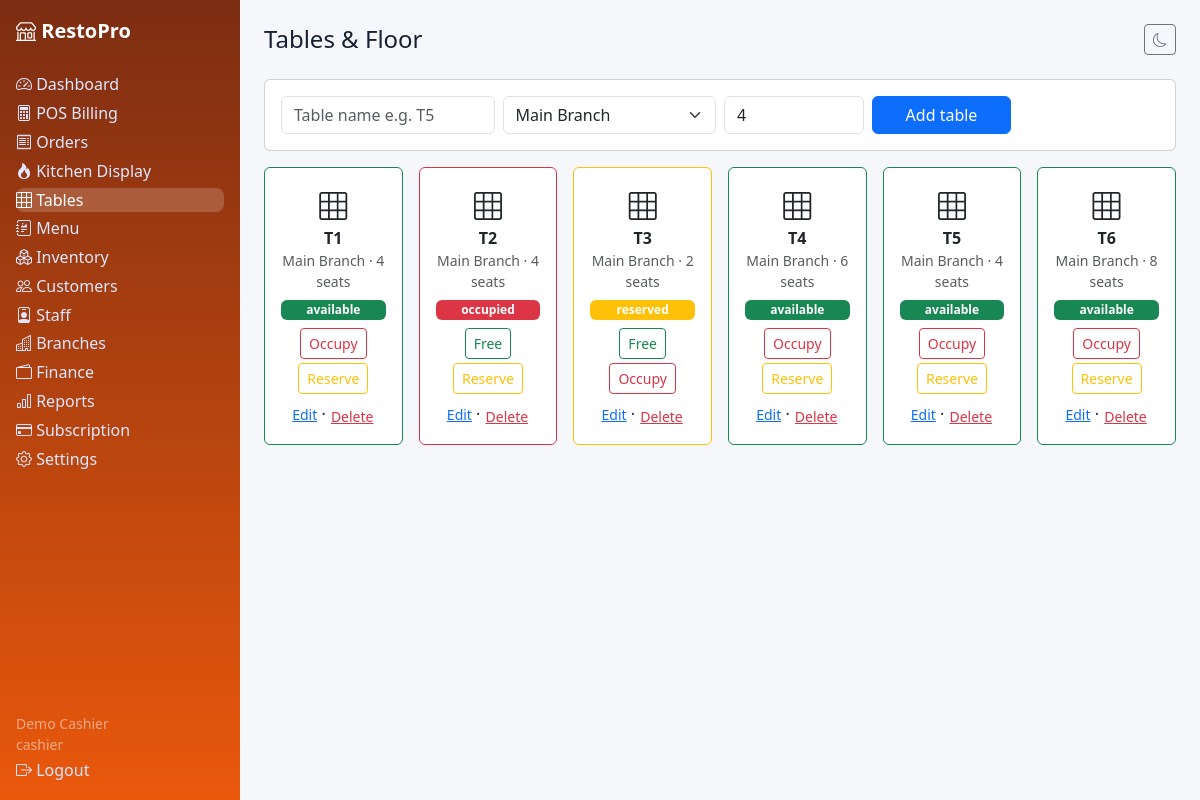
/tables.php (signed in), run on the app's committed database.
### tables this page shows
CREATE TABLE restaurant_tables (id INT UNSIGNED AUTO_INCREMENT PRIMARY KEY, tenant_id INT UNSIGNED NOT NULL, branch_id INT UNSIGNED NOT NULL, name VARCHAR(40) NOT NULL, capacity INT NOT NULL DEFAULT 4, status ENUM('available','occupied','reserved') NOT NULL DEFAULT 'available', INDEX idx_table_tenant(tenant_id), INDEX idx_table_branch(branch_id), CONSTRAINT fk_table_tenant FOREIGN KEY(tenant_id) REFERENCES tenants(id) ON DELETE CASCADE, CONSTRAINT fk_table_branch FOREIGN KEY(branch_id) REFERENCES branches(id) ON DELETE CASCADE);

CREATE TABLE branches (id INT UNSIGNED AUTO_INCREMENT PRIMARY KEY, tenant_id INT UNSIGNED NOT NULL, name VARCHAR(120) NOT NULL, address VARCHAR(255) NULL, phone VARCHAR(40) NULL, is_main TINYINT(1) NOT NULL DEFAULT 0, created_at DATETIME NOT NULL DEFAULT CURRENT_TIMESTAMP, INDEX idx_branch_tenant(tenant_id), CONSTRAINT fk_branch_tenant FOREIGN KEY(tenant_id) REFERENCES tenants(id) ON DELETE CASCADE);

### includes/functions.php (called while the page is built, shortened)
<?php
function e(?string $v): string { return htmlspecialchars($v ?? '', ENT_QUOTES, 'UTF-8'); }
function current_user(): ?array { return $_SESSION['user'] ?? null; }
function tenant_id(): ?int { $u = current_user(); return isset($u['tenant_id']) && $u['tenant_id'] !== null ? (int)$u['tenant_id'] : null; }
function branch_id(): ?int { $u = current_user(); return isset($u['branch_id']) && $u['branch_id'] !== null ? (int)$u['branch_id'] : null; }
function tenant_branches(PDO $pdo, int $tid): array { $s=$pdo->prepare('SELECT * FROM branches WHERE tenant_id=? ORDER BY id'); $s->execute([$tid]); return $s->fetchAll(); }

### includes/auth.php (called while the page is built, shortened)
<?php
require_once __DIR__ . '/../config/database.php';
require_once __DIR__ . '/functions.php';
function require_tenant(): int {
    $t = tenant_id();
    return $t;
}

### tables.php (the view, shortened to what this page needs)
<?php require_once __DIR__ . '/includes/auth.php'; $pdo=db(); $tid=require_tenant(); $bid=branch_id();
function qa(PDO $pdo,string $sql,array $a): array { $s=$pdo->prepare($sql); $s->execute($a); return $s->fetchAll(); }
$branches=tenant_branches($pdo,$tid);
$rows=qa($pdo,'SELECT t.*,b.name branch_name FROM restaurant_tables t JOIN branches b ON b.id=t.branch_id WHERE t.tenant_id=?'.($bid?' AND t.branch_id='.(int)$bid:'').' ORDER BY b.id,t.name',[$tid]);
$edit=null; if(!empty($_GET['edit'])){ $s=$pdo->prepare('SELECT * FROM restaurant_tables WHERE id=? AND tenant_id=?'); $s->execute([(int)$_GET['edit'],$tid]); $edit=$s->fetch(); }
include __DIR__ . '/includes/header.php'; ?>
<div class="card p-3 mb-3"><form class="row g-2" method="post"><?= csrf_field() ?><input type="hidden" name="action" value="save"><input type="hidden" name="id" value="<?= e($edit['id']??'') ?>">
<div class="col-md-3"><input class="form-control" name="name" placeholder="Table name e.g. T5" value="<?= e($edit['name']??'') ?>" required></div>
<div class="col-md-3"><select class="form-select" name="branch_id"><?php foreach($branches as $b): ?><option value="<?= $b['id'] ?>" <?= ($edit['branch_id']??$bid)==$b['id']?'selected':'' ?>><?= e($b['name']) ?></option><?php endforeach; ?></select></div>
<div class="col-md-2"><input class="form-control" type="number" name="capacity" placeholder="Seats" value="<?= e($edit['capacity']??'4') ?>"></div>
<div class="col-md-2"><button class="btn btn-primary w-100"><?= $edit?'Update':'Add' ?> table</button></div></form></div>
<div class="row g-3"><?php foreach($rows as $r): $cls=$r['status']==='available'?'success':($r['status']==='occupied'?'danger':'warning'); ?>
<div class="col-6 col-md-3 col-xl-2"><div class="card p-3 text-center border-<?= $cls ?>"><div class="fs-3"><i class="bi bi-grid-3x3"></i></div><div class="fw-bold"><?= e($r['name']) ?></div><div class="small text-muted"><?= e($r['branch_name']) ?> · <?= $r['capacity'] ?> seats</div>
<span class="badge bg-<?= $cls ?> my-2"><?= e($r['status']) ?></span>
<form method="post" class="d-flex gap-1 justify-content-center flex-wrap"><?= csrf_field() ?><input type="hidden" name="action" value="status"><input type="hidden" name="id" value="<?= $r['id'] ?>">
<?php if($r['status']!=='available'): ?><button class="btn btn-sm btn-outline-success" name="status" value="available">Free</button><?php endif; ?>
<?php if($r['status']!=='occupied'): ?><button class="btn btn-sm btn-outline-danger" name="status" value="occupied">Occupy</button><?php endif; ?>
<?php if($r['status']!=='reserved'): ?><button class="btn btn-sm btn-outline-warning" name="status" value="reserved">Reserve</button><?php endif; ?></form>
<div class="mt-2"><a class="small" href="?edit=<?= $r['id'] ?>">Edit</a> · <form method="post" class="d-inline"><button class="btn btn-link btn-sm p-0 text-danger" data-confirm="Delete this table?">Delete</button></form></div></div></div><?php endforeach; ?></div>
<?php include __DIR__ . '/includes/footer.php'; ?>

### assets/css/style.css (style rules this page uses)
:root { --brand:#ea580c;--bg:#f6f7fb;--card:#fff;--text:#172033 }
body { background:var(--bg);color:var(--text);font-family:system-ui,-apple-system,"Segoe UI",Roboto,sans-serif }

### data on the page
restaurant_tables: name "T1", branch.name "Main Branch", capacity "4", status "available", shows "Occupy", shows "Reserve"
restaurant_tables: name "T2", branch.name "Main Branch", capacity "4", status "occupied", shows "Free", shows "Reserve"
restaurant_tables: name "T3", branch.name "Main Branch", capacity "2", status "reserved", shows "Free", shows "Occupy"
restaurant_tables: name "T4", branch.name "Main Branch", capacity "6", status "available", shows "Occupy", shows "Reserve"
restaurant_tables: name "T5", branch.name "Main Branch", capacity "4", status "available", shows "Occupy", shows "Reserve"
restaurant_tables: name "T6", branch.name "Main Branch", capacity "8", status "available", shows "Occupy", shows "Reserve"

### other printed values
$l "Dashboard"
$l "POS Billing"
$l "Orders"
$l "Kitchen Display"
$l "Tables"
$l "Menu"
$l "Inventory"
$l "Customers"
$l "Staff"
$l "Branches"
$l "Finance"
$l "Reports"
$l "Subscription"
$l "Settings"
current_user()['name'] "Demo Cashier"
